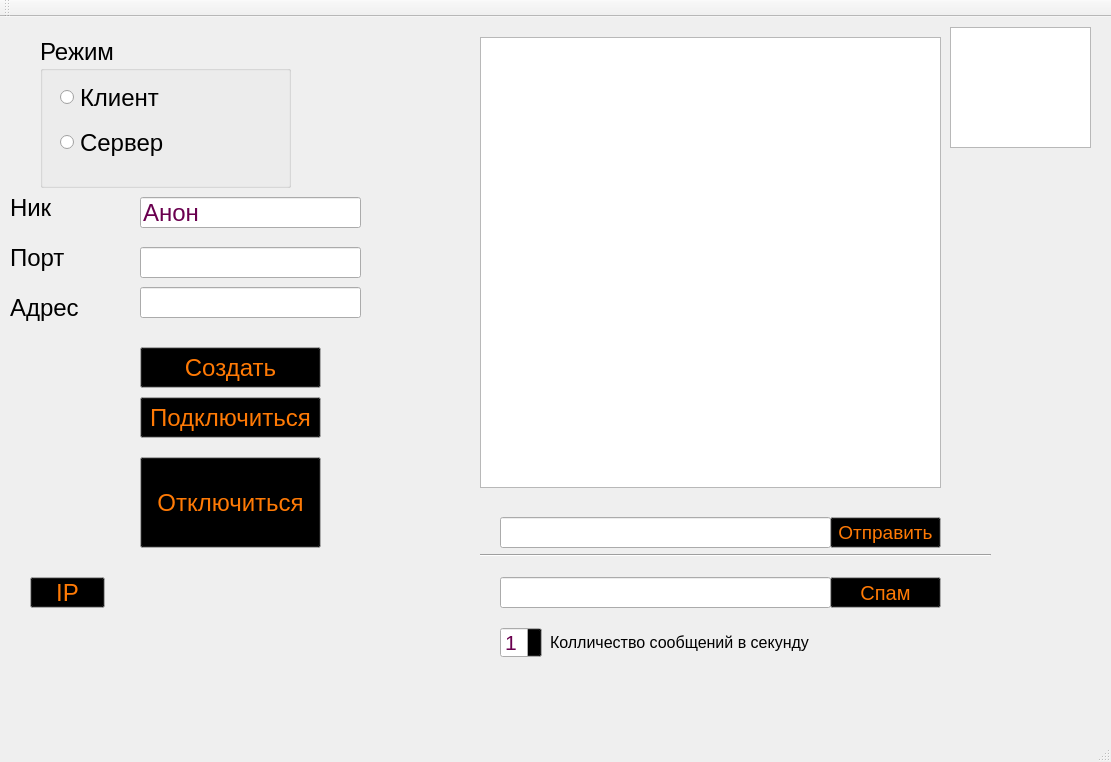
<?xml version="1.0" encoding="UTF-8"?>
<ui version="4.0">
 <class>MainWindow</class>
 <widget class="QMainWindow" name="MainWindow">
  <property name="geometry">
   <rect>
    <x>0</x>
    <y>0</y>
    <width>1111</width>
    <height>762</height>
   </rect>
  </property>
  <property name="palette">
   <palette>
    <active>
     <colorrole role="Button">
      <brush brushstyle="SolidPattern">
       <color alpha="255">
        <red>0</red>
        <green>0</green>
        <blue>0</blue>
       </color>
      </brush>
     </colorrole>
     <colorrole role="Text">
      <brush brushstyle="SolidPattern">
       <color alpha="255">
        <red>106</red>
        <green>0</green>
        <blue>79</blue>
       </color>
      </brush>
     </colorrole>
     <colorrole role="ButtonText">
      <brush brushstyle="SolidPattern">
       <color alpha="255">
        <red>255</red>
        <green>122</green>
        <blue>5</blue>
       </color>
      </brush>
     </colorrole>
     <colorrole role="PlaceholderText">
      <brush brushstyle="SolidPattern">
       <color alpha="128">
        <red>106</red>
        <green>0</green>
        <blue>79</blue>
       </color>
      </brush>
     </colorrole>
    </active>
    <inactive>
     <colorrole role="Button">
      <brush brushstyle="SolidPattern">
       <color alpha="255">
        <red>0</red>
        <green>0</green>
        <blue>0</blue>
       </color>
      </brush>
     </colorrole>
     <colorrole role="Text">
      <brush brushstyle="SolidPattern">
       <color alpha="255">
        <red>106</red>
        <green>0</green>
        <blue>79</blue>
       </color>
      </brush>
     </colorrole>
     <colorrole role="ButtonText">
      <brush brushstyle="SolidPattern">
       <color alpha="255">
        <red>255</red>
        <green>122</green>
        <blue>5</blue>
       </color>
      </brush>
     </colorrole>
     <colorrole role="PlaceholderText">
      <brush brushstyle="SolidPattern">
       <color alpha="128">
        <red>106</red>
        <green>0</green>
        <blue>79</blue>
       </color>
      </brush>
     </colorrole>
    </inactive>
    <disabled>
     <colorrole role="Button">
      <brush brushstyle="SolidPattern">
       <color alpha="255">
        <red>0</red>
        <green>0</green>
        <blue>0</blue>
       </color>
      </brush>
     </colorrole>
     <colorrole role="Text">
      <brush brushstyle="SolidPattern">
       <color alpha="255">
        <red>120</red>
        <green>120</green>
        <blue>120</blue>
       </color>
      </brush>
     </colorrole>
     <colorrole role="ButtonText">
      <brush brushstyle="SolidPattern">
       <color alpha="255">
        <red>120</red>
        <green>120</green>
        <blue>120</blue>
       </color>
      </brush>
     </colorrole>
     <colorrole role="PlaceholderText">
      <brush brushstyle="SolidPattern">
       <color alpha="128">
        <red>0</red>
        <green>0</green>
        <blue>0</blue>
       </color>
      </brush>
     </colorrole>
    </disabled>
   </palette>
  </property>
  <property name="font">
   <font>
    <pointsize>18</pointsize>
   </font>
  </property>
  <property name="windowTitle">
   <string>MainWindow</string>
  </property>
  <widget class="QWidget" name="centralWidget">
   <widget class="QGroupBox" name="groupBox">
    <property name="geometry">
     <rect>
      <x>40</x>
      <y>20</y>
      <width>251</width>
      <height>151</height>
     </rect>
    </property>
    <property name="title">
     <string>Режим</string>
    </property>
    <widget class="QRadioButton" name="radioButton_client">
     <property name="geometry">
      <rect>
       <x>20</x>
       <y>50</y>
       <width>151</width>
       <height>21</height>
      </rect>
     </property>
     <property name="focusPolicy">
      <enum>Qt::NoFocus</enum>
     </property>
     <property name="text">
      <string>Клиент</string>
     </property>
    </widget>
    <widget class="QRadioButton" name="radioButton_server">
     <property name="geometry">
      <rect>
       <x>20</x>
       <y>90</y>
       <width>161</width>
       <height>31</height>
      </rect>
     </property>
     <property name="focusPolicy">
      <enum>Qt::NoFocus</enum>
     </property>
     <property name="text">
      <string>Сервер</string>
     </property>
    </widget>
   </widget>
   <widget class="QLabel" name="label_port">
    <property name="geometry">
     <rect>
      <x>10</x>
      <y>220</y>
      <width>111</width>
      <height>41</height>
     </rect>
    </property>
    <property name="text">
     <string>Порт</string>
    </property>
   </widget>
   <widget class="QLineEdit" name="lineEdit_port">
    <property name="geometry">
     <rect>
      <x>140</x>
      <y>230</y>
      <width>221</width>
      <height>31</height>
     </rect>
    </property>
    <property name="maxLength">
     <number>4</number>
    </property>
   </widget>
   <widget class="QLabel" name="label_adress">
    <property name="geometry">
     <rect>
      <x>10</x>
      <y>270</y>
      <width>111</width>
      <height>41</height>
     </rect>
    </property>
    <property name="text">
     <string>Адрес</string>
    </property>
   </widget>
   <widget class="QPushButton" name="pushButton_create">
    <property name="geometry">
     <rect>
      <x>140</x>
      <y>330</y>
      <width>181</width>
      <height>41</height>
     </rect>
    </property>
    <property name="focusPolicy">
     <enum>Qt::NoFocus</enum>
    </property>
    <property name="text">
     <string>Создать</string>
    </property>
   </widget>
   <widget class="QLineEdit" name="lineEdit_adress">
    <property name="geometry">
     <rect>
      <x>140</x>
      <y>270</y>
      <width>221</width>
      <height>31</height>
     </rect>
    </property>
    <property name="maxLength">
     <number>15</number>
    </property>
   </widget>
   <widget class="QPushButton" name="pushButton_connect">
    <property name="geometry">
     <rect>
      <x>140</x>
      <y>380</y>
      <width>181</width>
      <height>41</height>
     </rect>
    </property>
    <property name="focusPolicy">
     <enum>Qt::NoFocus</enum>
    </property>
    <property name="text">
     <string>Подключиться</string>
    </property>
   </widget>
   <widget class="QPushButton" name="pushButton_send">
    <property name="geometry">
     <rect>
      <x>830</x>
      <y>500</y>
      <width>111</width>
      <height>31</height>
     </rect>
    </property>
    <property name="font">
     <font>
      <pointsize>14</pointsize>
     </font>
    </property>
    <property name="focusPolicy">
     <enum>Qt::NoFocus</enum>
    </property>
    <property name="text">
     <string>Отправить</string>
    </property>
   </widget>
   <widget class="QLineEdit" name="lineEdit_send">
    <property name="geometry">
     <rect>
      <x>500</x>
      <y>500</y>
      <width>331</width>
      <height>31</height>
     </rect>
    </property>
    <property name="maxLength">
     <number>144</number>
    </property>
   </widget>
   <widget class="QTextEdit" name="textEdit_output">
    <property name="geometry">
     <rect>
      <x>950</x>
      <y>10</y>
      <width>141</width>
      <height>121</height>
     </rect>
    </property>
    <property name="focusPolicy">
     <enum>Qt::ClickFocus</enum>
    </property>
    <property name="readOnly">
     <bool>true</bool>
    </property>
   </widget>
   <widget class="QPushButton" name="pushButton_ip">
    <property name="geometry">
     <rect>
      <x>30</x>
      <y>560</y>
      <width>75</width>
      <height>31</height>
     </rect>
    </property>
    <property name="focusPolicy">
     <enum>Qt::NoFocus</enum>
    </property>
    <property name="text">
     <string>IP</string>
    </property>
   </widget>
   <widget class="QLabel" name="label_ip">
    <property name="geometry">
     <rect>
      <x>120</x>
      <y>560</y>
      <width>181</width>
      <height>31</height>
     </rect>
    </property>
    <property name="text">
     <string/>
    </property>
   </widget>
   <widget class="QSpinBox" name="spinBox_time">
    <property name="geometry">
     <rect>
      <x>500</x>
      <y>610</y>
      <width>42</width>
      <height>31</height>
     </rect>
    </property>
    <property name="font">
     <font>
      <pointsize>16</pointsize>
     </font>
    </property>
    <property name="minimum">
     <number>1</number>
    </property>
    <property name="value">
     <number>1</number>
    </property>
   </widget>
   <widget class="QPushButton" name="pushButton_timed">
    <property name="geometry">
     <rect>
      <x>830</x>
      <y>560</y>
      <width>111</width>
      <height>31</height>
     </rect>
    </property>
    <property name="font">
     <font>
      <pointsize>15</pointsize>
     </font>
    </property>
    <property name="focusPolicy">
     <enum>Qt::NoFocus</enum>
    </property>
    <property name="text">
     <string>Спам</string>
    </property>
   </widget>
   <widget class="QLabel" name="label_spam">
    <property name="geometry">
     <rect>
      <x>550</x>
      <y>615</y>
      <width>281</width>
      <height>21</height>
     </rect>
    </property>
    <property name="font">
     <font>
      <pointsize>12</pointsize>
     </font>
    </property>
    <property name="text">
     <string>Колличество сообщений в секунду</string>
    </property>
   </widget>
   <widget class="Line" name="line">
    <property name="geometry">
     <rect>
      <x>480</x>
      <y>530</y>
      <width>511</width>
      <height>16</height>
     </rect>
    </property>
    <property name="orientation">
     <enum>Qt::Horizontal</enum>
    </property>
   </widget>
   <widget class="QLineEdit" name="lineEdit_spam">
    <property name="geometry">
     <rect>
      <x>500</x>
      <y>560</y>
      <width>331</width>
      <height>31</height>
     </rect>
    </property>
    <property name="maxLength">
     <number>144</number>
    </property>
   </widget>
   <widget class="QPushButton" name="pushButton_disconnect">
    <property name="geometry">
     <rect>
      <x>140</x>
      <y>440</y>
      <width>181</width>
      <height>91</height>
     </rect>
    </property>
    <property name="text">
     <string>Отключиться</string>
    </property>
   </widget>
   <widget class="QLabel" name="label_nick">
    <property name="geometry">
     <rect>
      <x>10</x>
      <y>170</y>
      <width>111</width>
      <height>41</height>
     </rect>
    </property>
    <property name="text">
     <string>Ник</string>
    </property>
   </widget>
   <widget class="QLineEdit" name="lineEdit_nick">
    <property name="geometry">
     <rect>
      <x>140</x>
      <y>180</y>
      <width>221</width>
      <height>31</height>
     </rect>
    </property>
    <property name="text">
     <string>Анон</string>
    </property>
    <property name="maxLength">
     <number>144</number>
    </property>
   </widget>
   <widget class="QTextBrowser" name="textBrowser">
    <property name="geometry">
     <rect>
      <x>480</x>
      <y>20</y>
      <width>461</width>
      <height>451</height>
     </rect>
    </property>
    <property name="font">
     <font>
      <pointsize>14</pointsize>
     </font>
    </property>
   </widget>
  </widget>
  <widget class="QMenuBar" name="menuBar">
   <property name="geometry">
    <rect>
     <x>0</x>
     <y>0</y>
     <width>1111</width>
     <height>38</height>
    </rect>
   </property>
  </widget>
  <widget class="QToolBar" name="mainToolBar">
   <attribute name="toolBarArea">
    <enum>TopToolBarArea</enum>
   </attribute>
   <attribute name="toolBarBreak">
    <bool>false</bool>
   </attribute>
  </widget>
  <widget class="QStatusBar" name="statusBar"/>
 </widget>
 <layoutdefault spacing="6" margin="11"/>
 <resources/>
 <connections/>
</ui>
